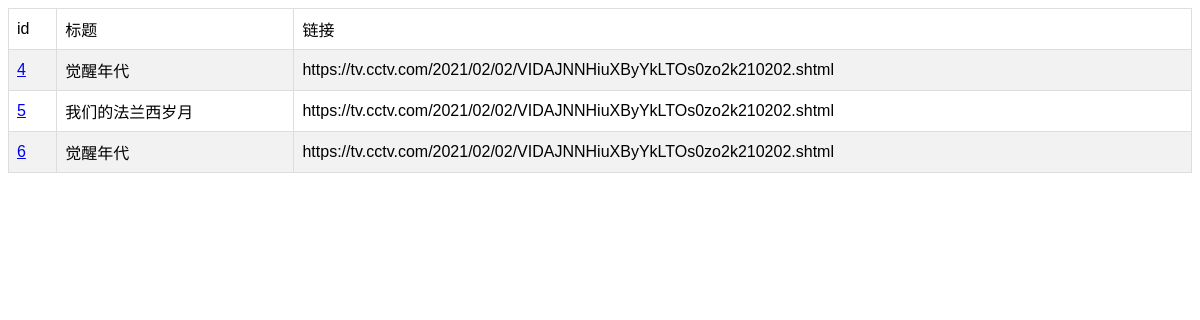
The app's page /read with its own data.
### study_record/models.py (models this page shows, shortened)
class ReadNoteModel(models.Model):
    id = models.AutoField(primary_key=True, verbose_name='id')
    title = models.CharField(verbose_name='标题', max_length=256)
    content = models.TextField(verbose_name='内容')
    submit_time = models.DateTimeField(verbose_name='提交时间', default=timezone.now)
    edit_time = models.DateTimeField(verbose_name="最后编辑时间", default=timezone.now)
    link = models.CharField(verbose_name='阅读链接', max_length=256, blank=True, null=True)
    class Meta:
        verbose_name = '阅读笔记'
        verbose_name_plural = '阅读笔记'
        db_table = 'read_note_table'

### study_record/views.py (the view)
# urls.py: path('read', ReadNoteListView.as_view(), name='read_list'),
class ReadNoteListView(ListView):
    model = ReadNoteModel
    template_name = "study_record/read_note.html"
    context_object_name = "read_note_list"

### templates/study_record/read_note.html (shortened to what this page needs)
<!DOCTYPE html>
<html lang="en">
<head>
    {% load static %}
    <link rel="stylesheet" type="text/css" href="{% static 'css/read_note.css' %}">
</head>
<body>
{% if read_note_list %}
    <table id="read_note_table">
        <tr>
            <td>id</td>
            <td>标题</td>
            <td>链接</td>
        </tr>
        {% for item in read_note_list %}
            <tr>
                <td><a href="read/{{ item.id }}/detail">{{ item.id }}</a></td>
                <td>{{ item.title }}</td>
                <td>{{ item.link }}</td>
            </tr>
        {% endfor %}
    </table>
{% elif read_note_detail %}
    id：{{ read_note_detail.id }}<br/>
    标题：{{ read_note_detail.title }}<br/>
    正文：{{ read_note_detail.content }}<br/>
    提交时间：{{ read_note_detail.submit_time }}<br/>
    最后编辑时间：{{ read_note_detail.edit_time }}<br/>
{% elif read_note_edit %}
    <form method="post">
        {% csrf_token %}
        {{ read_note_edit_form.as_p }}
        <input type="submit" value="Update">
    </form>
{% elif read_note_create %}
    <form method="post">
    {% csrf_token %}
    {{ read_note_create_form.as_p }}
    <input type="submit" value="create">
    </form>
{% endif %}
</body>
</html>

### static/css/read_note.css (style rules this page uses)
#read_note_table { font-family: Arial, Helvetica, sans-serif; border-collapse: collapse; width: 100%; }
#read_note_table td, #read_note_table th { border: 1px solid #ddd; padding: 8px; }
#read_note_table tr:nth-child(even) { background-color: #f2f2f2; }

### records on screen
ReadNoteModel: id "4", title "觉醒年代", link "https://tv.cctv.com/2021/02/02/VIDAJNNHiuXByYkLTOs0zo2k210202.shtml"
ReadNoteModel: id "5", title "我们的法兰西岁月", link "https://tv.cctv.com/2021/02/02/VIDAJNNHiuXByYkLTOs0zo2k210202.shtml"
ReadNoteModel: id "6", title "觉醒年代", link "https://tv.cctv.com/2021/02/02/VIDAJNNHiuXByYkLTOs0zo2k210202.shtml"
